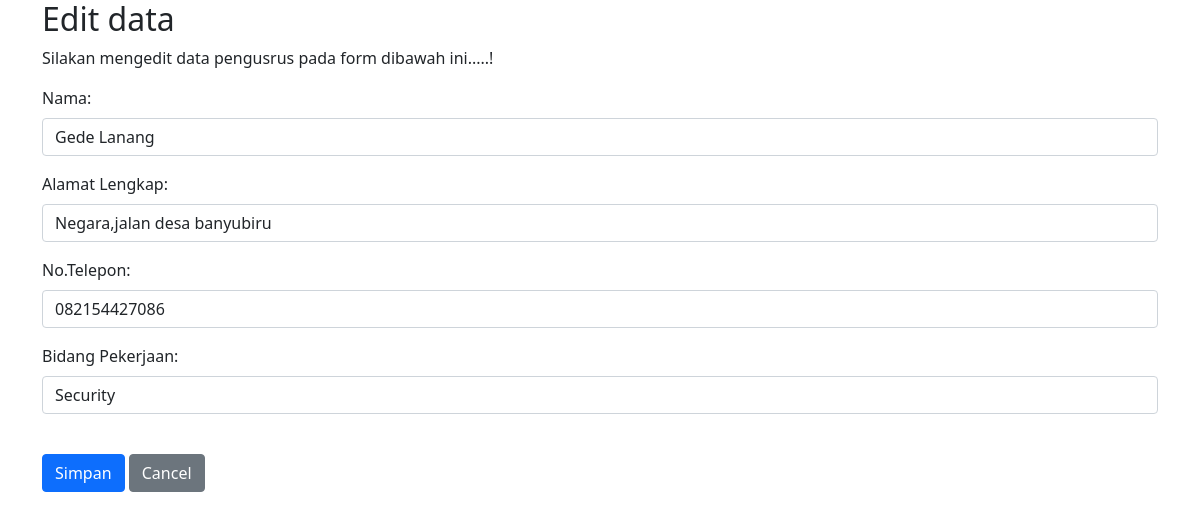
The app's page /datapengurus/edit.php?id=1 with its own data.
### tables this page shows
CREATE TABLE `datapengurus` (
  `id` int(11) NOT NULL,
  `nama` varchar(100) NOT NULL,
  `alamat` varchar(100) NOT NULL,
  `notelepon` varchar(100) NOT NULL,
  `bidangpekerjaan` varchar(100) NOT NULL
);

### datapengurus/koneksi1.php (called while the page is built, shortened)
<?php
$conn = mysqli_connect("localhost", "root", "", "crudnative");
function query($query)
{
    global $conn;
    $result = mysqli_query($conn, $query);
    $rows = [];
    while ($row = mysqli_fetch_assoc($result)) {
        $rows[] = $row;
    }
    return $rows;
}
?>

### datapengurus/edit.php (the view, shortened to what this page needs)
<?php
include 'koneksi1.php';
$id = $_GET["id"];
$tampilkan = query("SELECT * FROM datapengurus WHERE id =$id ")[0];
?>
<!DOCTYPE html>
<html lang="en">
<head>
  <link rel="stylesheet" href="https://maxcdn.bootstrapcdn.com/bootstrap/4.5.2/css/bootstrap.min.css">
  <link rel="stylesheet" type="text/css" href="../css/bootstrap.min.css">
</head>
<body>
  <div class="container">
    <h2>Edit data</h2>
    <p>Silakan mengedit data pengusrus pada form dibawah ini.....!</p>
    <form action="edit-fungsi.php" method="POST" class="needs-validation" novalidate>
      <div class="form-group">
        <label for="nama">Nama:</label>
        <input type="text" class="form-control" id="nama" placeholder="Masukkan Nama Lengkap Anda" name="nama" required value="<?= $tampilkan["nama"]; ?>" >
      </div>
      <div class="form-group">
        <label for="alamat">Alamat Lengkap:</label>
        <input type="text" class="form-control" id="alamat" placeholder="Masukkan Alamat Lengkap Anda" name="alamat" required  value="<?= $tampilkan["alamat"]; ?>" >
      </div>
      <div class="form-group">
        <label for="notelepon">No.Telepon:</label>
        <input type="text" class="form-control" id="notelepon" placeholder="Masukkan Notelepon Anda" name="notelepon" required  value="<?= $tampilkan["notelepon"]; ?>" >
      </div>
      <div class="form-group">
        <label for="bidangpekerjaan">Bidang Pekerjaan:</label>
        <input type="text" class="form-control" id="bidangpekerjaan" placeholder="Masukkan bidangpekerjaan Anda" name="bidangpekerjaan" required  value="<?= $tampilkan["bidangpekerjaan"]; ?>" >
      </div><br>
      <button type="submit" class="btn btn-primary" name="update">Simpan</button>
      <button type="button" class="btn btn-secondary" onclick="self.history.back()">Cancel</button>
    </form>
  </div>
</body>
</html>

### records on screen
datapengurus: nama "Gede Lanang", alamat "Negara,jalan desa banyubiru", notelepon "082154427086", bidangpekerjaan "Security"
